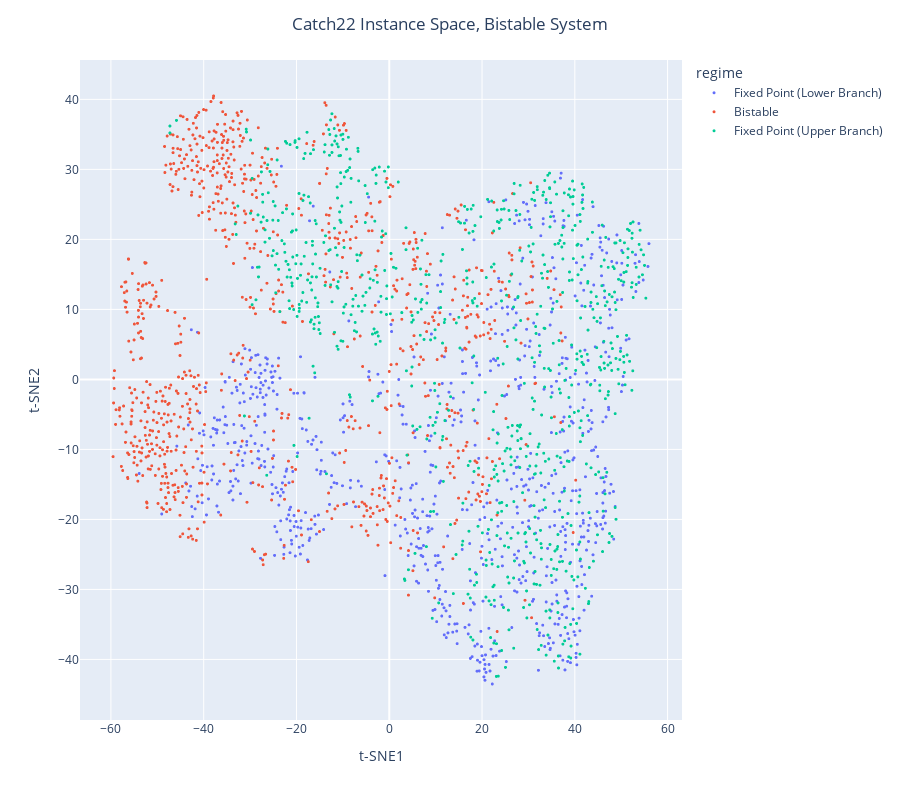

Notebook cell for this chart:
### Code cell
fig = px.scatter(df_tsne, x=0, y=1, color=df_tsne['regime'], 
    labels={'0': 't-SNE1', '1': 't-SNE2', 'color': r"$\lambda$"}, width=900, height=800, custom_data=['lam', 'eta', 'regime'])
fig.update_traces(
    hovertemplate="<br>".join([
        "Lambda: %{customdata[0]:.3f}",
        "Eta: %{customdata[1]:.3f}",
        "Regime: %{customdata[2]}"
    ])
)
fig.update_traces(marker=dict(size=3))
fig.update_layout(title_text='Catch22 Instance Space, Bistable System', title_x=0.5)
fig.show()

### Figure 1 — Plotly figure (JSON) as saved in the notebook; plotly's stock layout.template omitted (floating-point values rounded to 4 significant figures; data arrays with more than 128 entries replaced by an {"elided": "..."} marker saying what was removed)
{"data": [{"customdata": {"elided": "800x3 mixed values"}, "hovertemplate": "Lambda: %{customdata[0]:.3f}<br>Eta: %{customdata[1]:.3f}<br>Regime: %{customdata[2]}", "legendgroup": "Fixed Point (Lower Branch)", "marker": {"color": "#636efa", "size": 3, "symbol": "circle"}, "mode": "markers", "name": "Fixed Point (Lower Branch)", "showlegend": true, "type": "scattergl", "x": {"elided": "800 float values"}, "xaxis": "x", "y": {"elided": "800 float values"}, "yaxis": "y"}, {"customdata": {"elided": "900x3 mixed values"}, "hovertemplate": "Lambda: %{customdata[0]:.3f}<br>Eta: %{customdata[1]:.3f}<br>Regime: %{customdata[2]}", "legendgroup": "Bistable", "marker": {"color": "#EF553B", "size": 3, "symbol": "circle"}, "mode": "markers", "name": "Bistable", "showlegend": true, "type": "scattergl", "x": {"elided": "900 float values"}, "xaxis": "x", "y": {"elided": "900 float values"}, "yaxis": "y"}, {"customdata": {"elided": "800x3 mixed values"}, "hovertemplate": "Lambda: %{customdata[0]:.3f}<br>Eta: %{customdata[1]:.3f}<br>Regime: %{customdata[2]}", "legendgroup": "Fixed Point (Upper Branch)", "marker": {"color": "#00cc96", "size": 3, "symbol": "circle"}, "mode": "markers", "name": "Fixed Point (Upper Branch)", "showlegend": true, "type": "scattergl", "x": {"elided": "800 float values"}, "xaxis": "x", "y": {"elided": "800 float values"}, "yaxis": "y"}], "layout": {"height": 800, "legend": {"title": {"text": "regime"}, "tracegroupgap": 0}, "margin": {"t": 60}, "title": {"text": "Catch22 Instance Space, Bistable System", "x": 0.5}, "width": 900, "xaxis": {"anchor": "y", "domain": [0, 1], "title": {"text": "t-SNE1"}}, "yaxis": {"anchor": "x", "domain": [0, 1], "title": {"text": "t-SNE2"}}}}
